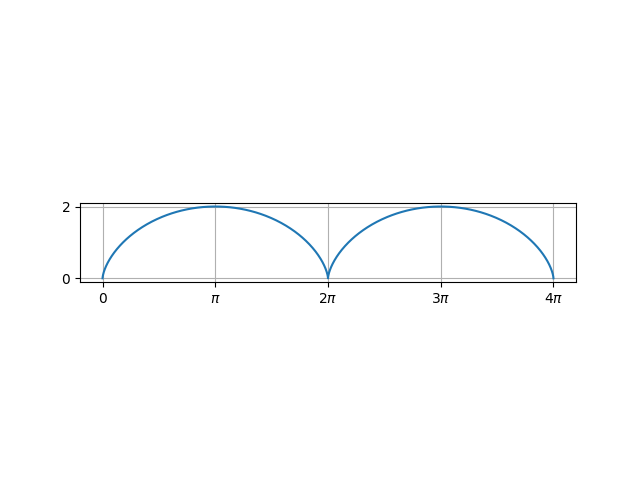

Python code for this plot:
import numpy as np
import matplotlib.pyplot as plt
from matplotlib.ticker import FuncFormatter, MultipleLocator

a = 1
t = np.linspace(0, 4*np.pi, 1000)

x = a * (t - np.sin(t))
y = a * (1 - np.cos(t))

fig, ax = plt.subplots()
ax.plot(x, y)

ax.set_aspect('equal', adjustable='box')
ax.grid(True)

def pi_formatter(x, pos):
    n = x / np.pi
    if n == 0:
        return "0"
    elif n == 1:
        return r"$\pi$"
    elif n == -1:
        return r"$-\pi$"
    elif n.is_integer():
        return rf"${int(n)}\pi$"
    return rf"${n:.1f}\pi$"

ax.xaxis.set_major_locator(MultipleLocator(np.pi))
ax.xaxis.set_major_formatter(FuncFormatter(pi_formatter))

plt.show()

fig.savefig('./pset9_p1_graph.png')
